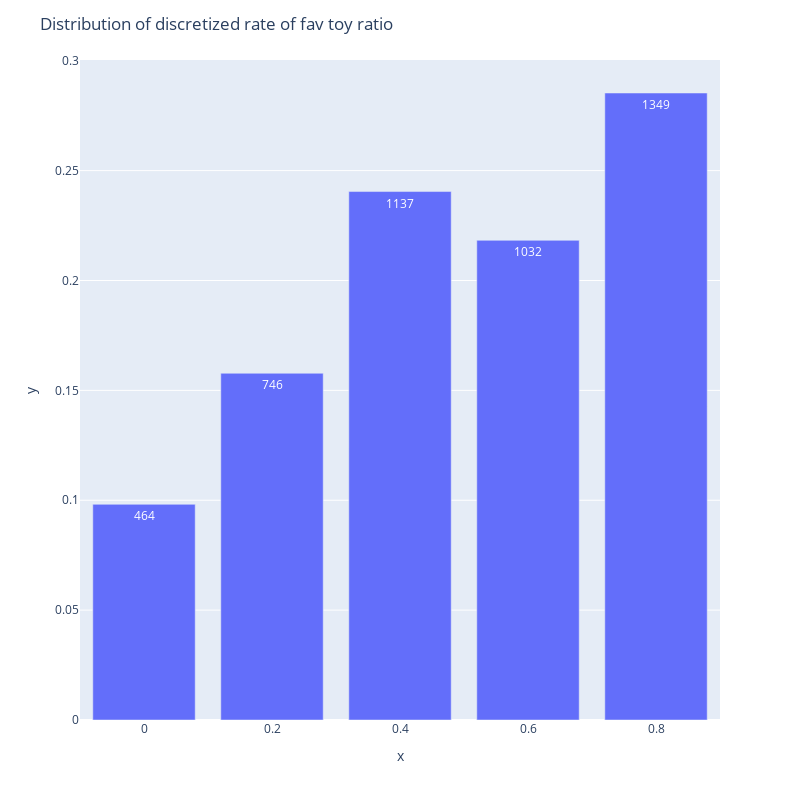

The notebook cell this image was saved under:
### Code cell
fav_toy_bin = [0, .2, .4, .6, .8]
n_bins_fav_toy = len(fav_toy_bin)

fav_toy_rate_discretized = np.digitize(input_list[:,3].copy(), fav_toy_bin, right = False)
# dominant_toy_rate_discretized = dominant_toy_rate_discretized - 1
_, counts = np.unique(fav_toy_rate_discretized, return_counts = True) 
heights = counts/counts.sum()
fig = px.bar(x = fav_toy_bin, y = heights, text=counts)
fig.update_layout(width=800, height=800, 
                        title_text='Distribution of discretized rate of fav toy ratio',
                     xaxis = dict(
                    tickmode = 'array',
                    tickvals =  fav_toy_bin,
                ))
fig.show()

### Figure 1 — Plotly figure (JSON) as saved in the notebook; plotly's stock layout.template omitted (floating-point values rounded to 4 significant figures)
{"data": [{"alignmentgroup": "True", "hovertemplate": "x=%{x}<br>y=%{y}<br>text=%{text}<extra></extra>", "legendgroup": "", "marker": {"color": "#636efa"}, "name": "", "offsetgroup": "", "orientation": "v", "showlegend": false, "text": [464, 746, 1137, 1032, 1349], "textposition": "auto", "type": "bar", "x": [0, 0.2, 0.4, 0.6, 0.8], "xaxis": "x", "y": [0.09814, 0.1578, 0.2405, 0.2183, 0.2853], "yaxis": "y"}], "layout": {"barmode": "relative", "height": 800, "legend": {"tracegroupgap": 0}, "margin": {"t": 60}, "title": {"text": "Distribution of discretized rate of fav toy ratio"}, "width": 800, "xaxis": {"anchor": "y", "domain": [0, 1], "tickmode": "array", "tickvals": [0, 0.2, 0.4, 0.6, 0.8], "title": {"text": "x"}}, "yaxis": {"anchor": "x", "domain": [0, 1], "title": {"text": "y"}}}}
